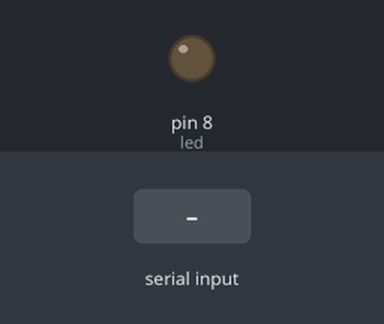
A sketch run on a simulated Arduino Uno, built with avr-gcc and run on an emulated ATmega328P. Shown: output pins drawn as LEDs (lit = HIGH). Inputs (shaded band) come from the test bench.

Above: at 1.2 s.
1.3 s: "a" received over Serial
At 2.5 s:
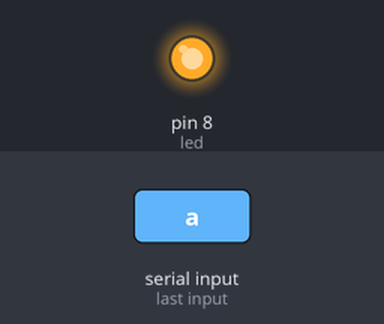
2.8 s: "e" received over Serial
At 3.7 s:
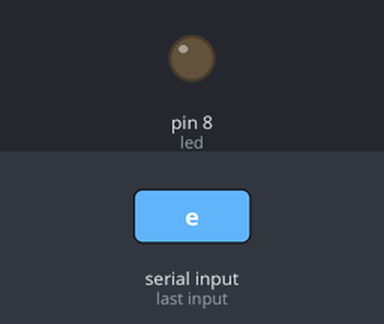
Timing chart, 0 to 5.8 s (numbered marks = the images above; inputs shaded):
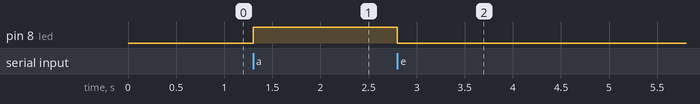

Measured:
- after the input at 1.3 s, pin 8 (led): LOW → HIGH at once
- after the input at 2.8 s, pin 8 (led): HIGH → LOW at once

The sketch:

Led-Serial.ino
```cpp
int led = 8;
int msg;

void setup() {

  Serial.begin(9600);
  pinMode(led, OUTPUT);
  digitalWrite(led, LOW);

}

void loop() {

  if (Serial.available() > 0) {

    msg = Serial.read();

     if (msg == 'a' ) {
       digitalWrite(led, HIGH);
     }

      if (msg == 'e' ) {
       digitalWrite(led, LOW);
     }
  }
}
```
